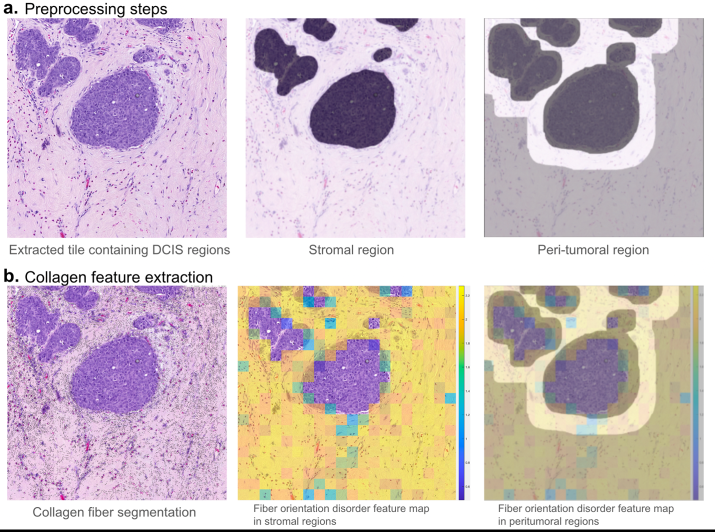
#> input picture example/workflow.png, 1430 x 1063 px, found by its file name (shown at 1/2 size)
$ python main_patchLevelFeatures.py
#> lines starting #> are read from the running program, lines starting #| are printed output that depends on the picture; after the words box and inside, x2 and y2 are one past the last pixel; in counts of white or black regions, pixels touching at a corner belong together; pictures that were not available may be replaced by others from this repository, and a replacement may not be noted
### code/compute_bifs.py
"""
File: Dependency file for extracting collagen features (standard file, no changes needed!)
"""

# header files to load
import numpy as np
import cv2
from dtg_filters_bank import dtg_filters_bank
from efficient_convolution import efficient_convolution


# function
def compute_bifs(im, sigma, epsilon, configuration=1):
    """
    Computes basic image features (BIFs) for an image using the scale-space theory

    Parameters:
    - im: Input image.
    - sigma: Filter scale (standard deviation for Gaussian kernel).
    - epsilon: Amount of the image classified as flat. Flatness threshold used in classification.
    - configuration: Configuration for computing eigenvalues (lambda and mu). Defaults to 1.

    Returns:
    - bifs: Image where each pixel is labeled with one of 7 basic image features.
    - jet: 6-channel array of derivative responses at each pixel.
           It captures how the intensity is changing in the neighborhood around that pixel.
    """

    # Ensure the input is a NumPy array
    if not isinstance(im, np.ndarray):
        raise ValueError('Image must be a numpy array')
    # Convert image to grayscale float64
    if im.dtype != np.float64:
        if len(im.shape) == 3:
            im = cv2.cvtColor(im, cv2.COLOR_BGR2GRAY)
        im = im.astype(np.float64) / 255.0

    # Define the derivative orders to compute:
    # [0,0] = original image, [1,0] = x-derivative, [0,1] = y-derivative,
    # [2,0], [1,1], [0,2] = second-order derivatives
    orders = np.array([[0, 0], [1, 0], [0, 1], [2, 0], [1, 1], [0, 2]])

    # Initialize an array to hold the 6 derivative responses
    jet = np.zeros((6, im.shape[0], im.shape[1]), dtype=np.float64)

    # Generate Derivative of Gaussian (DtG) filters for the given sigma
    DtGfilters = dtg_filters_bank(sigma)
    DtGfilters = np.array(DtGfilters)

    # Apply each DtG filter to the image and store result in jet
    for i, order in enumerate(orders):
        # Apply separable filters and scale response based on sigma
        jet[i, :, :] = efficient_convolution(im,
                                             DtGfilters[i, 0, :],
                                             DtGfilters[i, 1, :]) * (sigma ** (sum(order)))
    jet = np.array(jet)

    # Compute λ and μ values from second-order derivatives
    if configuration == 1: # faster, simpler, good for general use.
        lambda_val = (jet[3] + jet[5])
        mu = np.sqrt(((jet[3] - jet[5]) ** 2) + (4 * jet[4] ** 2))
    else: # more accurate, interpretable, better for curvature-sensitive tasks.
        lambda_val = 0.5 * (jet[3] + jet[5])
        mu = np.sqrt(0.25 * ((jet[3] - jet[5]) ** 2) + jet[4] ** 2)

    # Initialize array to hold 7 classifier responses
    c = np.zeros((jet.shape[1], jet.shape[2], 7), dtype=np.float64)

    # Compute the 7 basic image feature classifier responses:
    # 0 = Flat, 1 = Slope (edges), 2 = Dark line, 3 = Bright line,
    # 4 = Dark blob, 5 = Bright blob, 6 = Saddle
    c[:, :, 0] = epsilon * jet[0]
    c[:, :, 1] = 2 * np.sqrt(jet[1] ** 2 + jet[2] ** 2) if configuration == 1 else np.sqrt(jet[1] ** 2 + jet[2] ** 2)
    c[:, :, 2] = lambda_val
    c[:, :, 3] = -lambda_val
    c[:, :, 4] = 2 ** (-1/2) * (mu + lambda_val)
    c[:, :, 5] = 2 ** (-1/2) * (mu - lambda_val)
    c[:, :, 6] = mu

    # Classify each pixel based on the highest response
    bifs = np.argmax(c, axis=2)

    return bifs, jet

### code/dtg_filters_bank.py
"""
File: Dependency file for extracting collagen features (standard file, no changes needed!)
"""

# header files to load
import numpy as np


# function
def dtg_filters_bank(sigma, configuration=1):
    """
    Generates the Derivative-of-Gaussian (DtG) kernels for the computation of BIFs.

    Parameters:
    sigma (float): Standard deviation of the Gaussian kernel.
    configuration (int, optional): Determines the method to compute the kernels. Defaults to 1.

    Returns:
    list of numpy.ndarray: The DtG kernels.
    """
    x = np.arange(-5*sigma, 5*sigma)
    xSquared = x**2
    DtGkernels = []

    # legacy matlab equivalent
    if configuration == 1:
        baseKernel = np.exp(-xSquared / (2 * sigma**2))
        dKernel = [
            (1 / (np.sqrt(2) * sigma)) * baseKernel,
            -x * (1 / (np.sqrt(2) * sigma**3)) * baseKernel,
            (xSquared - sigma**2) * (1 / (np.sqrt(2) * sigma**5)) * baseKernel
        ]

        orders = np.array([[0, 0], [1, 0], [0, 1], [2, 0], [1, 1], [0, 2]])

        for order in orders:
            DtGkernels.append([dKernel[order[1]], dKernel[order[0]]])
        float_formatter = "{:.4f}".format
        np.set_printoptions(formatter={'float_kind':float_formatter})

    return DtGkernels

### code/efficient_convolution.py
"""
File: Dependency file for extracting collagen features (standard file, no changes needed!)
"""

# header files to load
from scipy.ndimage import convolve


# function
def efficient_convolution(I, kx, ky):
    """
    Convolution of an image using two separable 1-D kernels.

    Parameters:
    I (numpy.ndarray): Input image.
    kx (numpy.ndarray): Kernel to be applied on the horizontal axis.
    ky (numpy.ndarray): Kernel to be applied on the vertical axis.

    Returns:
    numpy.ndarray: The convolved image.
    """
    # Convolve with kx. The mode 'reflect' replicates the edge values.
    # none of the modes are equivalent to 'same' in MATLAB ??
    J = convolve(I, kx[None, :], mode='reflect')
    # Convolve with ky. Need to transpose ky to match MATLAB's behavior.
    J = convolve(J, ky[:, None], mode='reflect')
    return J

### code/haralick_no_img_v2.py
"""
File: Dependency file for extracting collagen features (standard file, no changes needed!)
"""

# header files to load
import numpy as np


# function
def haralick_no_img_v2(SGLD):
    # Calculate statistics
    # Get the indices (pi, pj) of non-zero entries in the SGLD matrix and their values p
    pi, pj = np.nonzero(SGLD)
    p = SGLD[pi, pj]

    if len(p) <= 1:
        return None

    # Normalize the co-occurrence matrix to form a probability distribution and readjust the angles
    p = p / np.sum(p)
    pi -= 1
    pj -= 1

    # Marginals (How often each intensity appears at all, regardless of its neighbor)
    px_all = np.sum(SGLD, axis=1)
    pxi = np.nonzero(px_all)
    px = px_all[pxi]
    px = px / np.sum(px)
    pxi = pxi[0] - 1

    py_all = np.sum(SGLD, axis=0).T
    pyi = np.nonzero(py_all)
    py = py_all[pyi]
    py = py / np.sum(py)
    pyi = pyi[0] - 1

    # Calculate contrast features
    # Group similar contrast values and compute associated probabilities.
    all_contrast = np.abs(pi - pj)
    all_contrast[all_contrast > 9] = 18 - all_contrast[all_contrast > 9]

    sorted_indices = np.argsort(all_contrast)
    sorted_contrast = all_contrast[sorted_indices]

    p_sorted = p[sorted_indices]

    ind = np.concatenate([np.where(np.diff(sorted_contrast) != 0)[0], [len(all_contrast) - 1]])
    contrast = sorted_contrast[ind]
    # print(f"sorted_contrast: {sorted_contrast}")
    pcontrast = np.diff(np.concatenate(([0], np.cumsum(p_sorted)[ind])))

    contrast_energy = np.sum(contrast**2 * pcontrast)
    contrast_inverse_moment = np.sum((1 / (1 + contrast**2)) * pcontrast)
    contrast_ave = np.sum(contrast * pcontrast)
    contrast_var = np.sum((contrast - contrast_ave)**2 * pcontrast)
    contrast_entropy = -np.sum(pcontrast * np.log(pcontrast))

    # Calculate intensity features
    # Group and aggregate probabilities over sorted intensities.
    all_intensity = (pi + pj) / 2
    sorted_intensity = np.sort(all_intensity)
    sind = np.argsort(all_intensity)
    ind = np.concatenate([np.where(np.diff(sorted_intensity) != 0)[0], [len(all_intensity)-1]])

    # Extract the unique, sorted intensities
    intensity = sorted_intensity[ind]

    # Calculate the cumulative sum of probabilities at the sorted indices
    pintensity = np.cumsum(p[sind])

    # Calculate the difference in cumulative sum, prepending a 0 to align with MATLAB's behavior
    pintensity = np.diff(np.insert(pintensity[ind], 0, 0))

    intensity_ave = np.sum(intensity * pintensity)
    intensity_variance = np.sum((intensity - intensity_ave)**2 * pintensity)
    intensity_entropy = -np.sum(pintensity * np.log(pintensity))

    # Calculate probability features
    entropy = -np.sum(p * np.log(p))
    energy = np.sum(p**2)

    # Calculate correlation features
    # Calculate linear correlation between row and column intensities.
    mu_x = np.sum(pxi * px)
    sigma_x = np.sqrt(np.sum((pxi - mu_x)**2 * px))
    mu_y = np.sum(pyi * py)
    sigma_y = np.sqrt(np.sum((pyi - mu_y)**2 * py))

    if sigma_x != 0 and sigma_y != 0:
        correlation = np.sum((pi - mu_x) * (pj - mu_y) * p) / (sigma_x * sigma_y)
    else:
        correlation = 0

    px_grid, py_grid = np.meshgrid(px, py)
    log_px_grid, log_py_grid = np.meshgrid(np.log(px), np.log(py))

    h1 = -np.sum(p * np.log(np.where(px_all[pj] * py_all[pi] != 0, px_all[pj] * py_all[pi], 1)))
    h2 = -np.sum(px_grid.flatten() * py_grid.flatten() * (log_px_grid.flatten() + \
                 log_py_grid.flatten()))
    hx = -np.sum(px * np.log(px))
    hy = -np.sum(py * np.log(py))

    # Compute entropic differences and mutual dependencies using marginal distributions.
    information_measure1 = (entropy - h1) / max(hx, hy)
    information_measure2 = np.sqrt(1 - np.exp(-2 * (h2 - entropy)))

    # 13 Haralick Features
    feats = {
        'contrast_energy': contrast_energy, #Measures overall intensity contrast strength; higher for sharper intensity transitions.
        'contrast_inverse_moment': contrast_inverse_moment, #Weighs uniformity; higher when neighboring intensities are similar.
        'contrast_ave': contrast_ave, #Average of contrast values between pixel pairs.
        'contrast_var': contrast_var, #Variance of contrast values; reflects diversity in local intensity differences.
        'contrast_entropy': contrast_entropy, #Randomness or disorder in contrast distribution.
        'intensity_ave': intensity_ave, #Mean of the average intensities between pixel pairs.
        'intensity_variance': intensity_variance, #Spread of intensity averages; higher means greater texture variability.
        'intensity_entropy': intensity_entropy, #Unpredictability in average intensity values.
        'entropy': entropy, #Global randomness or complexity in the texture.
        'energy': energy, #Sum of squared probabilities; higher for homogeneous textures.
        'correlation': correlation, #Measures linear dependency between row and column intensities.
        'information_measure1': information_measure1, #Degree of mutual dependence between pixel pairs based on entropy difference.
        'information_measure2': information_measure2 #Alternative measure of dependence using exponential entropy differences.
    }
    return feats

### code/disorder_feat_extract.py
"""
File: Dependency file for extracting collagen features (standard file, no changes needed!)
"""

# header files to load
import numpy as np
from scipy.special import comb
from haralick_no_img_v2 import haralick_no_img_v2
from itertools import combinations


# function
def contrast_entropy(orients, areas, orient_num, orient_cooccur_scheme):
    """
    Computes texture features from an orientation co-occurrence matrix.
    It is symmetric and represents how often orientation pairs co-occur across the image.

    Inputs:
    orients : np.ndarray
        1D array of integer orientation labels assigned to image regions or patches.

    areas : np.ndarray
        1D array of region areas corresponding to each orientation label in `orients`.

    orient_num : int
        The maximum orientation label (e.g., if orientations range from 0 to 8, orient_num = 8).

    orient_cooccur_scheme : int
        Scheme to compute co-occurrence strength:
            1 - Area-weighted co-occurrence: Uses product of region areas.
            2 - Count-based co-occurrence: Uses frequency of orientation pairs.

    Returns:
    orient_occur_feats : dict
        Dictionary of Haralick-style texture features computed from the normalized
        orientation co-occurrence matrix.
    """

    p_orient_occur = np.zeros((orient_num+1, orient_num+1))
    for pair1 in range(0, orient_num+1):
        for pair2 in range(pair1, orient_num+1):
            if np.any(orients == pair1) and np.any(orients == pair2):
                if pair1 != pair2:
                    if orient_cooccur_scheme == 1:
                        p_orient_occur[pair1, pair2] = np.sum(areas[orients == pair1]) * \
                                                       np.sum(areas[orients == pair2])
                    elif orient_cooccur_scheme == 2:
                        p_orient_occur[pair1, pair2] = np.sum(orients == pair1) * \
                                                       np.sum(orients == pair2)
                else:
                    iden_angle_num = np.sum(orients == pair1)
                    if iden_angle_num == 1:
                        p_orient_occur[pair1, pair2] = 0
                    else:
                        if orient_cooccur_scheme == 1:
                            indices = np.where(orients == pair1)[0]

                            # Generating all 2-element combinations of these indices
                            ind_permutation = np.array(list(combinations(indices, 2)))
                            p_orient_occur[pair1, pair2] = np.sum(areas[ind_permutation[:, 0]] * \
                                                                  areas[ind_permutation[:, 1]])
                        elif orient_cooccur_scheme == 2:
                            p_orient_occur[pair1, pair2] = comb(iden_angle_num, 2, exact=True)

    # Normalize co-occurrence matrix
    orient_occur_matrix = p_orient_occur / np.sum(p_orient_occur)
    orient_occur_feats = haralick_no_img_v2(orient_occur_matrix)
    return orient_occur_feats

### code/main_patchLevelFeatures.py
"""
Authors: Arpit Aggarwal
File: Main file to extract collagen features at patch level
"""

# header files to load
from compute_bifs import compute_bifs as compute_bifs
import numpy as np
import cv2
from skimage import measure, morphology
from PIL import Image
from disorder_feat_extract import contrast_entropy as disorder_feat_extract
import math
import os
import glob
import argparse
import csv


# MAIN CODE
win_sizes = [200, 250, 300, 350, 400, 450, 500, 550, 600]
filter_scale = 3
feature_descriptor = 5
orient_num = 180 // 10

# read patches and masks
parser = argparse.ArgumentParser()
parser.add_argument('--input_patch', help='Input patches', default='data/patches/')
parser.add_argument('--input_mask', help='Input masks', default='data/masks/')
parser.add_argument('--output_heatmap1_win200', help='Input masks', default='results/heatmaps_1/200/')
parser.add_argument('--output_heatmap1_win400', help='Input masks', default='results/heatmaps_1/400/')
parser.add_argument('--output_heatmap1_win600', help='Input masks', default='results/heatmaps_1/600/')
parser.add_argument('--output_heatmap2_win200', help='Input masks', default='results/heatmaps_2/200/')
parser.add_argument('--output_heatmap2_win400', help='Input masks', default='results/heatmaps_2/400/')
parser.add_argument('--output_heatmap2_win600', help='Input masks', default='results/heatmaps_2/600/')
parser.add_argument('--output_feature', help='Input masks', default='results/patches/')
args = parser.parse_args()
patches_folder = args.input_patch
mask_folder = args.input_mask
patches_files = glob.glob(patches_folder+"*png")[:100]

for file in patches_files:
	print(file)
	if os.path.isfile(mask_folder+file.split("/")[-1]) == 0:
		continue
	features = []

	# read patch and mask
	mask = 255 - cv2.imread(mask_folder+file.split("/")[-1], cv2.IMREAD_GRAYSCALE)
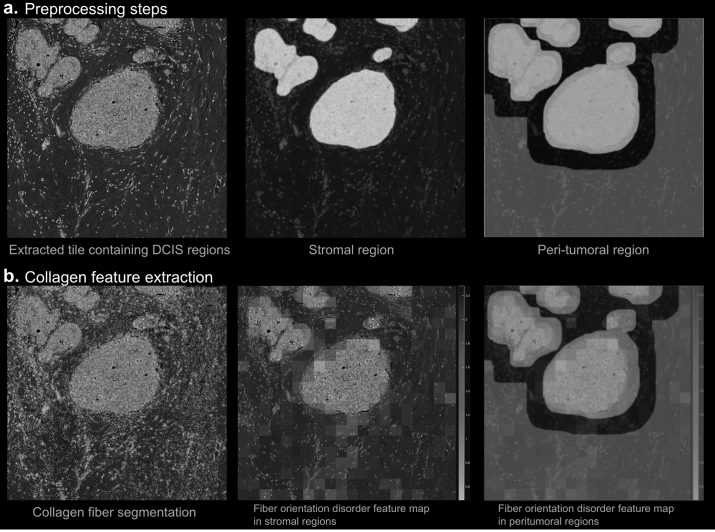
#> mask: shape (1063, 1430) (shown at 1/2 size); min 0, max 255, mean 55.8
	patch = cv2.imread(file)
#> patch is the input picture: shape (1063, 1430, 3); mean B, G, R 197.9, 193.1, 208.1
	patch = cv2.cvtColor(patch, cv2.COLOR_BGR2RGB)

	# FIRST SET OF FEATURES FROM ENTIRE STROMAL AREAS
	# extract collagen fiber mask
	frag_thresh = filter_scale * 10
	bifs, jet = compute_bifs(patch, filter_scale, 0.015, 1.5)
#> the loop in compute_bifs, `for i, order in enumerate(orders):` made 6 passes
#> pass 1, in efficient_convolution, `J = convolve(J, ky[:, None], mode='reflect')`:
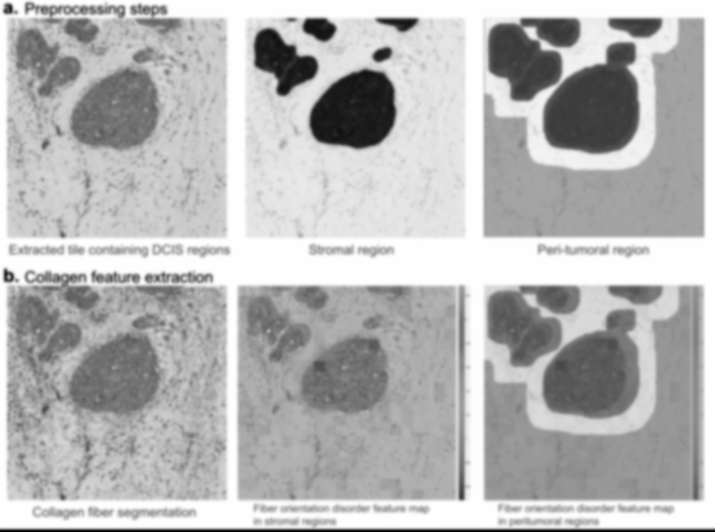
#> J: shape (1063, 1430) float64 (shown at 1/2 size); min 0.582, max 3.14, mean 2.42; drawn with min black and max white
#> in compute_bifs, `lambda_val = 0.5 * (jet[3] + jet[5])`:
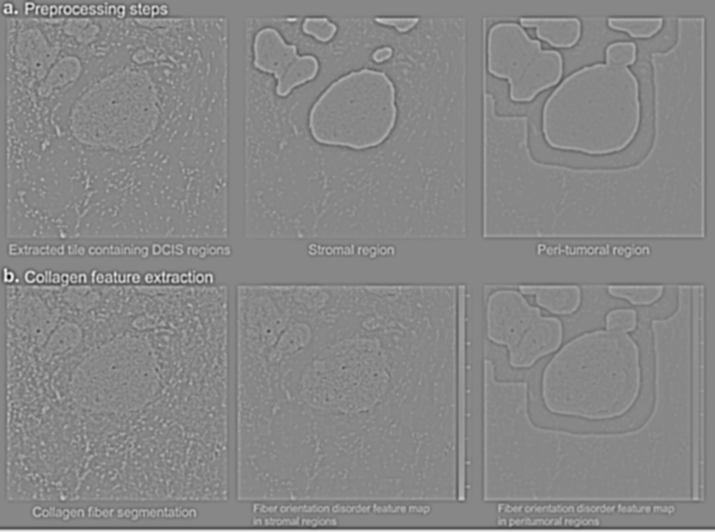
#> lambda_val: shape (1063, 1430) float64 (shown at 1/2 size); min -0.935, max 0.819, mean -4.31e-05; drawn with min black and max white
#> in compute_bifs, `mu = np.sqrt(0.25 * ((jet[3] - jet[5]) ** 2) + jet[4] ** 2)`:
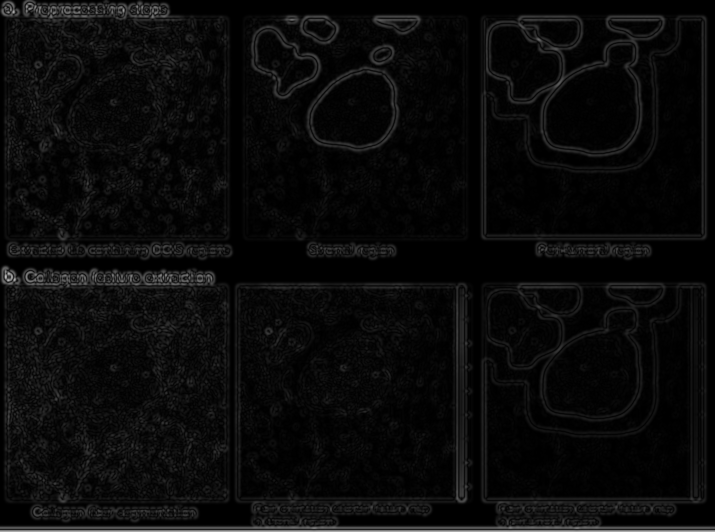
#> mu: shape (1063, 1430) float64 (shown at 1/2 size); min 6.82e-07, max 0.8, mean 0.0414
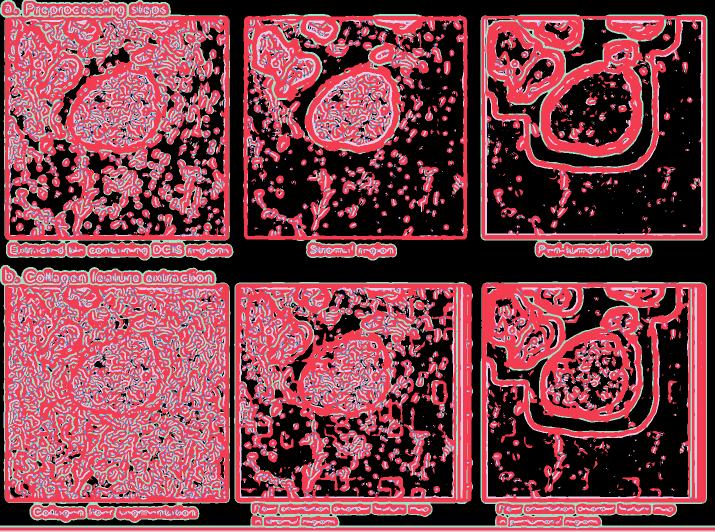
#> bifs: shape (1063, 1430) int64 (shown at 1/2 size); 7 distinct labels, from 0 to 6; one colour per label, 0 black
	collagen_mask = bifs == feature_descriptor
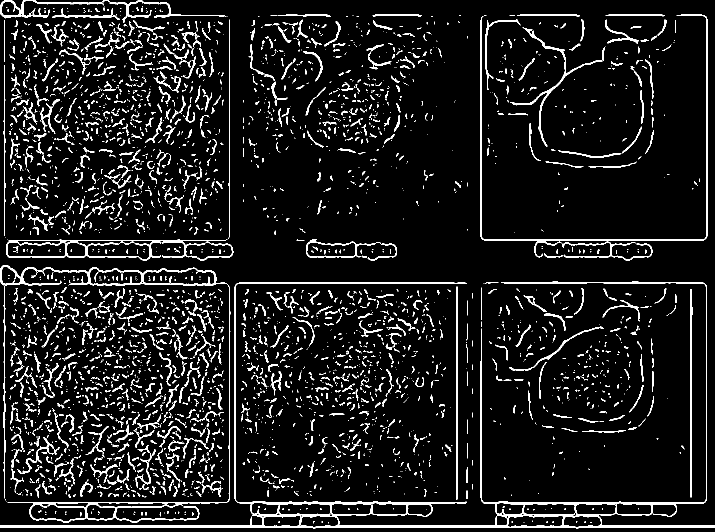
#> collagen_mask: shape (1063, 1430) bool (shown at 1/2 size); 8.4% white; 3677 white regions (2540 under 20 px), largest, box (x1, y1, x2, y2) and area: (0, 563, 1430, 1057) 17981, (15, 534, 461, 1046) 5501, (961, 29, 1415, 516) 4396
	collagen_mask = np.logical_and(collagen_mask, mask)
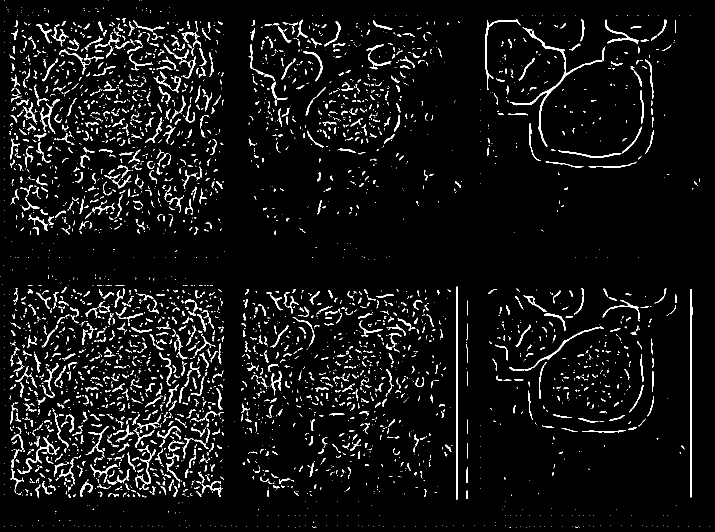
#> collagen_mask: shape (1063, 1430) bool (shown at 1/2 size); 5.5% white in thin lines or dots
	collagen_mask = morphology.remove_small_objects(collagen_mask.astype(bool), min_size=frag_thresh)
#> collagen_mask: shape (1063, 1430) bool; 3.8% white; 695 white regions, largest, box (x1, y1, x2, y2) and area: (1021, 54, 1205, 294) 1689, (912, 573, 916, 1000) 1511, (1380, 578, 1385, 995) 1357

	# save collagen fiber mask
	#collagen_mask = Image.fromarray(collagen_mask)
	#collagen_mask.save("../results/collagen/"+file.split("/")[-1])

	# collagen centroid and orientation information extraction
	collagen_mask = collagen_mask.astype(np.uint16)
#> collagen_mask: shape (1063, 1430) uint16; values 0 (black) and 1 (white), 3.8% white; 695 white regions
#> (the rest of the program and of its run is left out)
